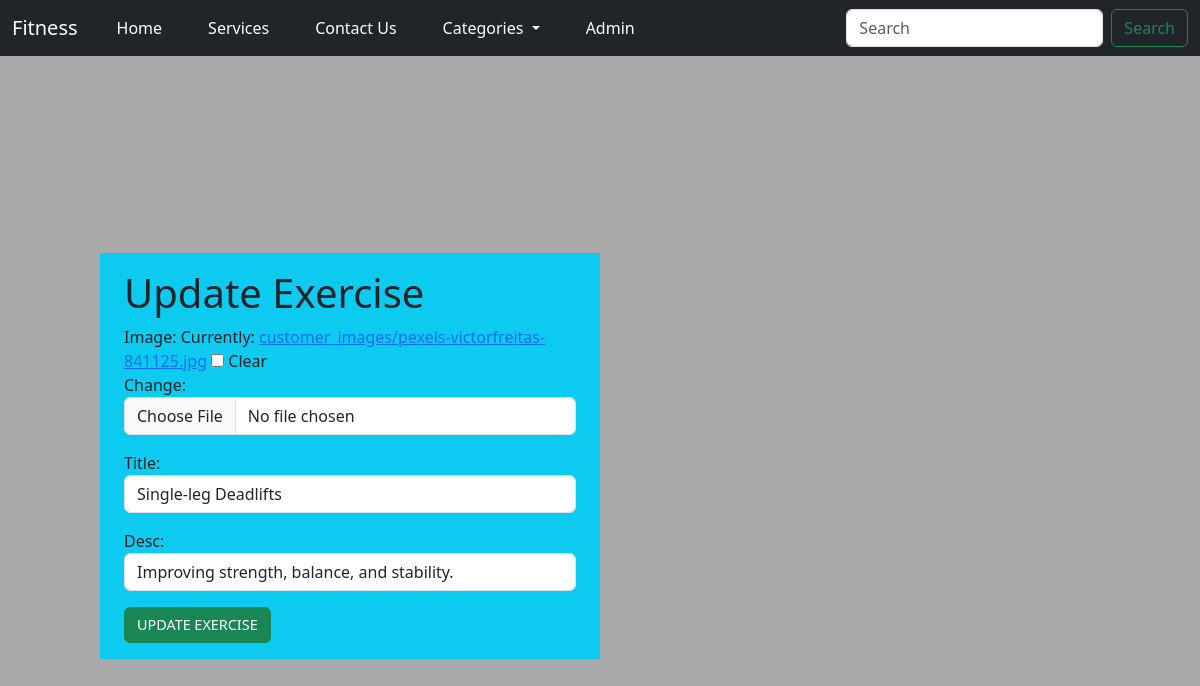
Screenshot of /update/21/ with the database file from the repository.
### fitness/models.py (models this page shows, shortened)
class Exercise(models.Model):
    image = models.ImageField(upload_to='customer_images/', blank=True)
    title = models.CharField(max_length=20)
    desc = models.CharField(max_length=60)

### fitness/views.py (the view)
# urls.py: path('update/<int:id>/', views.update, name='update')
def update(request,id):
    exercise = get_object_or_404(Exercise, id=id)
    if request.method == 'POST':
        form = ExerciseForm(request.POST, request.FILES, instance=exercise)
        if form.is_valid():
            form.save()
            if 'image' in request.FILES:
                file_name = os.path.basename(request.FILES['image'].name)
                messages.success(request, f'Exercise updated successfully! {file_name} uploaded')
            else:
                messages.error(request, 'Exercise details updated successfully')
            return redirect('admin_services')
        else:
            messages.error(request, 'Please confirm your changes')
    else:
        form = ExerciseForm(instance=exercise)
    return render(request, 'update.html',{'form':form,'customer':exercise})

### fitness/forms.py
class ExerciseForm(forms.ModelForm):
    class Meta:
        model = Exercise
        fields = '__all__'
        widgets = {
            'title': forms.TextInput(attrs={'class': 'form-control', 'placeholder': 'Enter your title'}),
            'desc': forms.TextInput(attrs={'class': 'form-control', 'placeholder': 'Enter your Description'}),
            'image': forms.ClearableFileInput(attrs={
                'class': 'form-control',
                'accept': 'images/*',
                'title': 'Upload your image here'})
        }

### fitness/templates/update.html (shortened to what this page needs)
{% extends 'base.html' %}
{% load static %}
{% block body %}
   <div class="row">
       <div class="col-md-6 bg-info py-3 px-4">
           <h1>Update Exercise</h1>
            <form action="" method="POST" enctype="multipart/form-data">
    {{ form.as_p }}
    <button type="submit" class="btn btn-success"> UPDATE EXERCISE</button>
    </form>
       </div>
   </div>
{% endblock body %}

### fitness/static/css/style.css (style rules this page uses)
* { margin: 0; padding: 0; box-sizing: border-box; }
body { font-family: Arial, sans-serif; line-height: 1.6; background-color: #e61414; }

### fitness/templates/base.html (style rules this page uses)
html, body { height: 100%; margin: 0; background-color: darkgray; }
.row { display: flex; justify-content: center; align-items: center; height: 100vh; }
.col-md-6 { width: 100%; max-width: 500px; }
.btn-success { padding: 6px 12px; font-size: 0.9rem; width: auto; }

### rows the page displays
Exercise: title "Single-leg Deadlifts", desc "Improving strength, balance, and stability."
